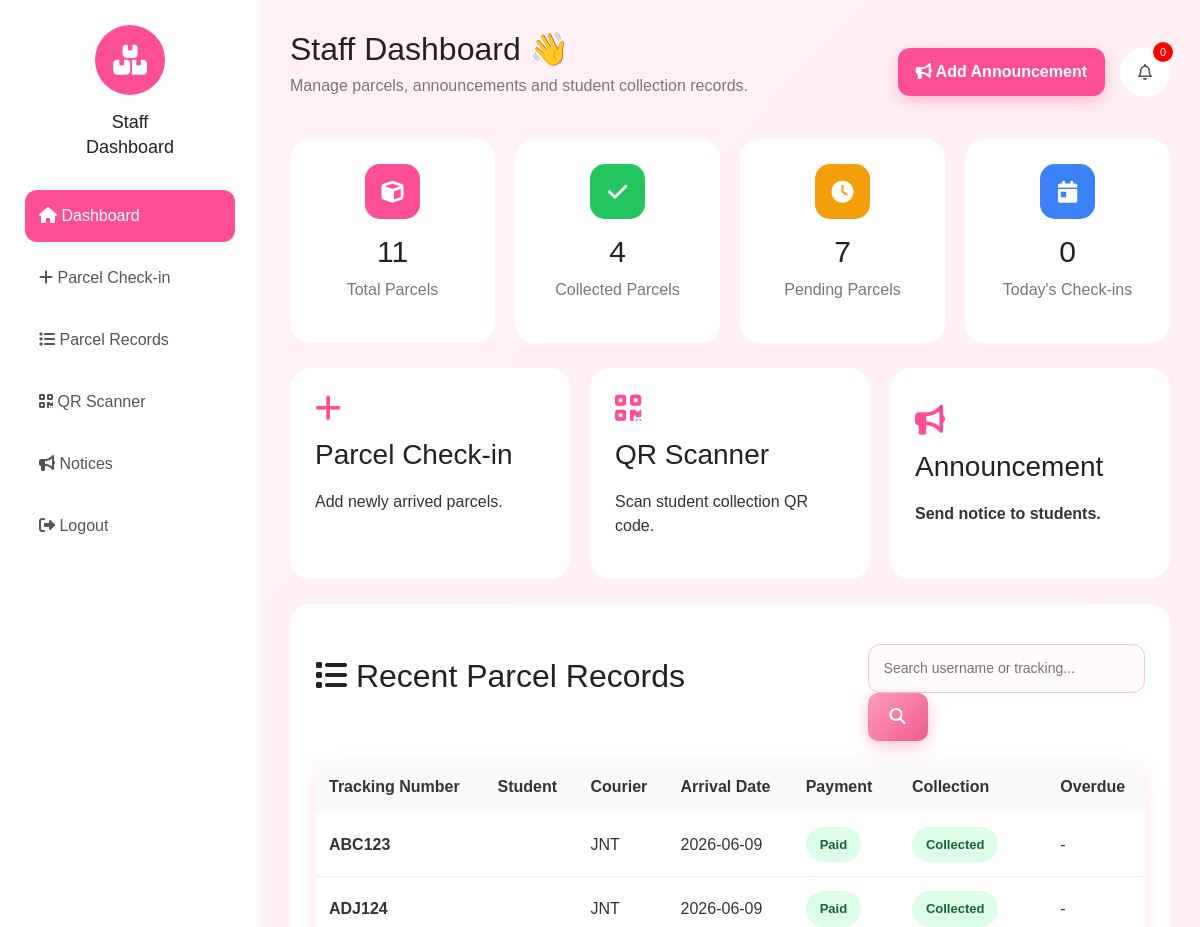
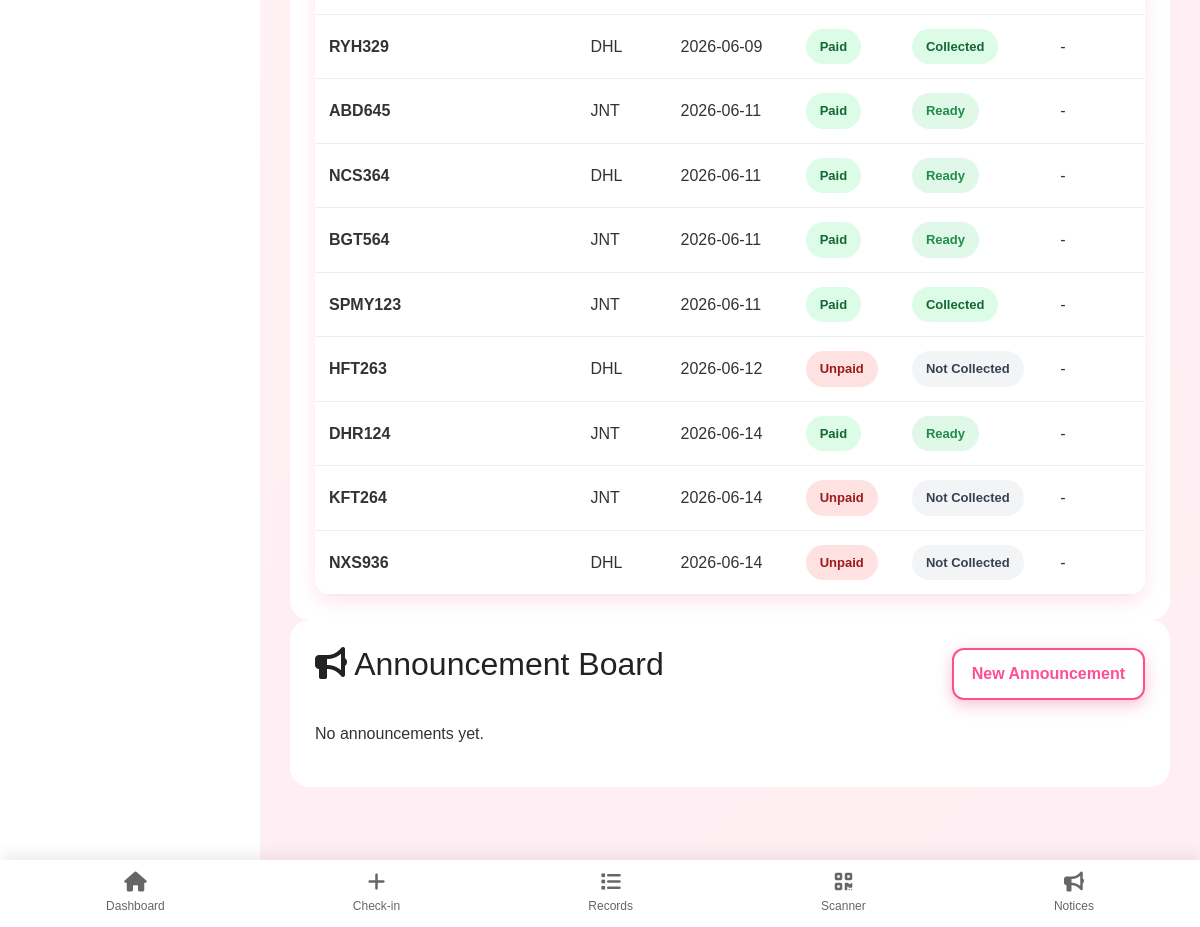
/staff/dashboard/miza, run on an earlier commit of the app's database (2 pictures, top to bottom).
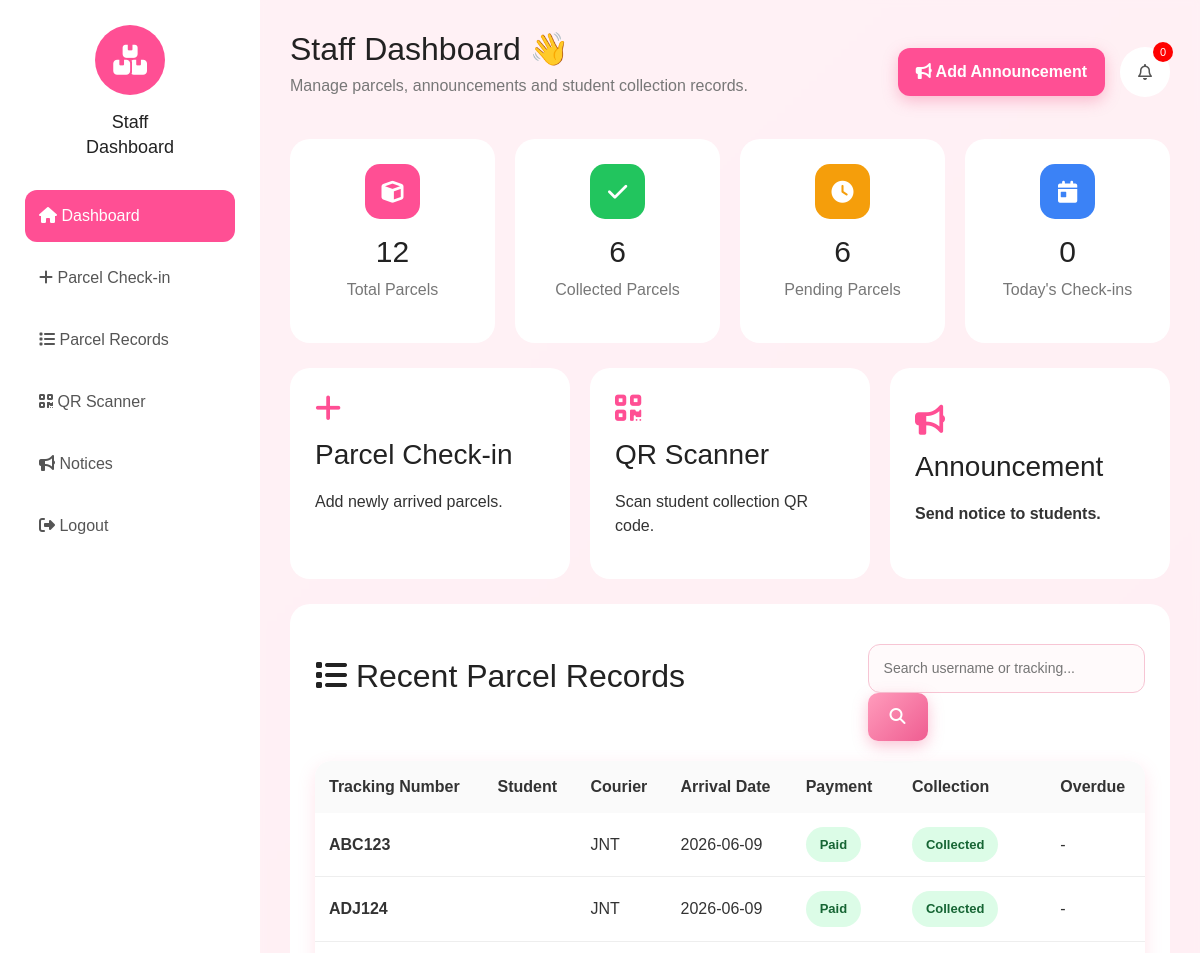
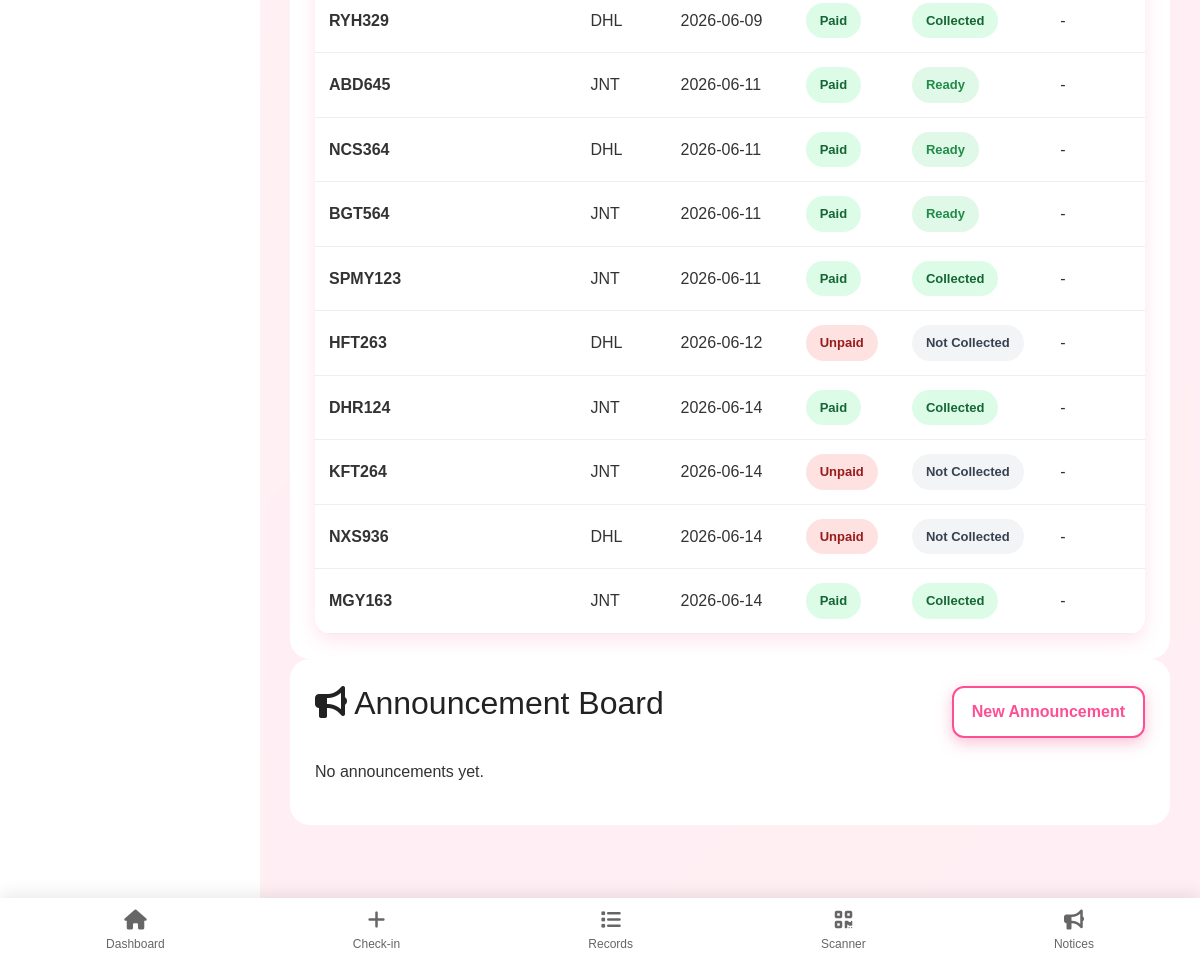
And on a later commit of the database (2 pictures, top to bottom).
### tables this page shows
CREATE TABLE parcels (
    id INTEGER PRIMARY KEY AUTOINCREMENT,
    student_username TEXT,
    tracking_number TEXT,
    courier TEXT,
    arrival_date TEXT,
    quantity INTEGER,
    payment_status TEXT DEFAULT 'Unpaid',
    collection_status TEXT DEFAULT 'Not Collected',
    qr_code TEXT, collection_date TEXT,
    FOREIGN KEY(student_username) REFERENCES students(username)
);

### app.py (the view)
@app.route('/staff/dashboard/<username>')
def staff_dashboard(username):
    conn = get_db_connection()
    parcels = conn.execute("SELECT * FROM parcels").fetchall()
    chat_messages = conn.execute(
        "SELECT * FROM chat_messages ORDER BY status='Pending' DESC, created_at DESC"
    ).fetchall()
    conn.close()
    today = date.today()
    parcel_list = []
    for parcel in parcels:
        parcel = dict(parcel)
        try:
            arrival_date = datetime.strptime(parcel['arrival_date'], "%Y-%m-%d").date()
            days_waiting = (today - arrival_date).days
        except:
            days_waiting = 0
        parcel['days_waiting'] = days_waiting
        parcel['overdue'] = days_waiting > 7 and parcel['collection_status'] != 'Collected'
        parcel_list.append(parcel)
    return render_template(
        'staff_dashboard.html',
        parcels=parcel_list,
        username=username,
        staff_username=username,
        chat_messages=chat_messages
    )

### app.py (called while the page is built)
def get_db_connection():
    conn = sqlite3.connect(DATABASE)
    conn.row_factory = sqlite3.Row
    return conn

### templates/staff_dashboard.html (shortened to what this page needs)
{% extends 'staff_base.html' %}
{% block staff_content %}
{% set total_parcels = parcels|length %}
{% set collected_parcels = parcels|selectattr('collection_status','equalto','Collected')|list|length %}
{% set pending_parcels = parcels|rejectattr('collection_status','equalto','Collected')|list|length %}
<header class="dash-header">
    <div>
        <h1>Staff Dashboard 👋</h1>
        <p>Manage parcels, announcements and student collection records.</p>
    </div>
    <div class="header-actions">
        <button class="primary-btn small-btn" onclick="openAnnouncementModal()">
            <i class="fa-solid fa-bullhorn"></i> Add Announcement
        </button>
        <a href="#announcement-section" class="top-bell">
            <i class="fa-regular fa-bell"></i>
            <span>{{ unread_count|default(0) }}</span>
        </a>
    </div>
</header>
<section class="stats-grid staff-stats">
    <div class="stat-card">
        <div class="icon pink"><i class="fa-solid fa-cube"></i></div>
        <h3>{{ total_parcels }}</h3>
        <p>Total Parcels</p>
    </div>
    <div class="stat-card">
        <div class="icon green"><i class="fa-solid fa-check"></i></div>
        <h3>{{ collected_parcels }}</h3>
        <p>Collected Parcels</p>
    </div>
    <div class="stat-card">
        <div class="icon orange"><i class="fa-solid fa-clock"></i></div>
        <h3>{{ pending_parcels }}</h3>
        <p>Pending Parcels</p>
    </div>
    <div class="stat-card">
        <div class="icon blue"><i class="fa-solid fa-calendar-day"></i></div>
        <h3>{{ today_checkins|default(0) }}</h3>
        <p>Today's Check-ins</p>
    </div>
</section>
<section class="quick-actions">
    <a href="{{ url_for('staff_checkin') }}" class="quick-card">
        <i class="fa-solid fa-plus"></i>
        <h3>Parcel Check-in</h3>
        <p>Add newly arrived parcels.</p>
    </a>
    <a href="{{ url_for('staff_qr_scan') }}" class="quick-card">
        <i class="fa-solid fa-qrcode"></i>
        <h3>QR Scanner</h3>
        <p>Scan student collection QR code.</p>
    </a>
    <button class="quick-card button-card" onclick="openAnnouncementModal()">
        <i class="fa-solid fa-bullhorn"></i>
        <h3>Announcement</h3>
        <p>Send notice to students.</p>
    </button>
</section>
<section class="glass-card parcel-section" id="recent-parcels">
    <div class="card-head">
        <h2><i class="fa-solid fa-list"></i> Recent Parcel Records</h2>
        <form method="GET" action="{{ url_for('staff_dashboard', username=staff_username) }}" class="search-box">
            <input type="text" name="search" placeholder="Search username or tracking..." value="{{ request.args.get('search','') }}">
            <button type="submit"><i class="fa-solid fa-magnifying-glass"></i></button>
        </form>
    </div>
    <div class="desktop-table">
        <table class="modern-table">
            <thead>
                <tr>
                    <th>Tracking Number</th>
                    <th>Student</th>
                    <th>Courier</th>
                    <th>Arrival Date</th>
                    <th>Payment</th>
                    <th>Collection</th>
                    <th>Overdue</th>
                </tr>
            </thead>
            <tbody>
                {% for parcel in parcels %}
                <tr>
                    <td><strong>{{ parcel.tracking_number }}</strong></td>
                    <td>{{ parcel.username }}</td>
                    <td>{{ parcel.courier }}</td>
                    <td>{{ parcel.arrival_date }}</td>
                    <td>
                        <span class="status-pill {% if parcel.payment_status == 'Paid' %}paid{% else %}unpaid{% endif %}">
                            {{ parcel.payment_status }}
                        </span>
                    </td>
                    <td>
                        <span class="status-pill {% if parcel.collection_status == 'Collected' %}paid{% elif parcel.payment_status == 'Paid' %}ready{% else %}neutral{% endif %}">
                            {% if parcel.collection_status == 'Collected' %}
                            Collected
                            {% elif parcel.payment_status == 'Paid' %}
                            Ready
                            {% else %}
                            Not Collected
                            {% endif %}
                        </span>
                    </td>
                    <td>
                        {% if parcel.overdue %}
                        <span class="status-pill overdue">Overdue</span>
                        {% else %}
                        -
                        {% endif %}
                    </td>
                </tr>
                {% else %}
                <tr>
                    <td colspan="7" class="muted">No parcel records found.</td>
                </tr>
                {% endfor %}
            </tbody>
        </table>
    </div>
</section>
<section class="glass-card notices-card full-width" id="announcement-section">
    <div class="card-head">
        <h2><i class="fa-solid fa-bullhorn"></i> Announcement Board</h2>
        <button class="outline-btn" onclick="openAnnouncementModal()">New Announcement</button>
    </div>
    {% for notice in announcements|default([]) %}
    <div class="notice-item">
        <div class="notice-icon pink"><i class="fa-solid fa-bullhorn"></i></div>
        <div>
            <strong>{{ notice.title }}</strong>
            <p>{{ notice.message }}</p>
        </div>
        <small>{{ notice.created_at }}</small>
    </div>
    {% else %}
    <p class="muted">No announcements yet.</p>
    {% endfor %}
</section>
{% endblock %}

### templates/staff_base.html (shortened to what this page needs)
{% extends 'base.html' %}
{% block content %}
<link rel="stylesheet" href="https://cdnjs.cloudflare.com/ajax/libs/font-awesome/6.5.1/css/all.min.css">
<div class="app-shell staff-shell">
    <aside class="app-sidebar desktop-only">
        <div class="brand-box">
            <div class="brand-icon"><i class="fa-solid fa-boxes-stacked"></i></div>
            <h2>Staff<br>Dashboard</h2>
        </div>
        <nav class="side-nav">
            <a class="active" href="{{ url_for('staff_dashboard', username=staff_username) }}"><i class="fa-solid fa-house"></i> Dashboard</a>
            <a href="{{ url_for('staff_checkin', username=staff_username) }}"><i class="fa-solid fa-plus"></i> Parcel Check-in</a>
            <a href="#recent-parcels"><i class="fa-solid fa-list"></i> Parcel Records</a>
            <a href="{{ url_for('staff_qr_scan', username=staff_username) }}"><i class="fa-solid fa-qrcode"></i> QR Scanner</a>
            <a href="#announcement-section"><i class="fa-solid fa-bullhorn"></i> Notices</a>
            <a href="{{ url_for('staff_login') }}"><i class="fa-solid fa-right-from-bracket"></i> Logout</a>
        </nav>
    </aside>
    <main class="app-main">
        {% block staff_content %}{% endblock %}
    </main>
    <nav class="bottom-nav mobile-only">
        <a class="active" href="{{ url_for('staff_dashboard', username=staff_username) }}"><i class="fa-solid fa-house"></i><span>Dashboard</span></a>
        <a href="{{ url_for('staff_checkin', username=staff_username) }}"><i class="fa-solid fa-plus"></i><span>Check-in</span></a>
        <a href="#recent-parcels"><i class="fa-solid fa-list"></i><span>Records</span></a>
        <a href="{{ url_for('staff_qr_scan', username=staff_username) }}"><i class="fa-solid fa-qrcode"></i><span>Scanner</span></a>
        <a href="#announcement-section"><i class="fa-solid fa-bullhorn"></i><span>Notices</span></a>
    </nav>
</div>
{% endblock %}

### templates/base.html (shortened to what this page needs)
<!DOCTYPE html>
<html lang="en">
<head>
    <link rel="stylesheet"
          href="{{ url_for('static', filename='css/dashboard-modern.css') }}">
    <link href="https://cdn.jsdelivr.net/npm/bootstrap@5.3.2/dist/css/bootstrap.min.css"
          rel="stylesheet">
    <link rel="stylesheet"
          href="https://cdn.jsdelivr.net/npm/bootstrap-icons@1.10.5/font/bootstrap-icons.css">
    <link href="https://unpkg.com/boxicons@2.1.4/css/boxicons.min.css"
          rel="stylesheet">
    <link rel="stylesheet"
          href="{{ url_for('static', filename='css/style.css') }}">
</head>
<body>
    {% block content %}{% endblock %}
</body>
</html>

### static/css/dashboard-modern.css (style rules this page uses)
:root { --primary:#ff4f94; --primary-light:#fff2f7; --secondary:#7c3aed; --success:#22c55e; --warning:#f59e0b; --danger:#ef4444; --info:#3b82f6; --white:#ffffff; --bg:#f7f8fc; --text:#222; --muted:#777; --radius:20px; --shadow:0 10px 30px rgba(0,0,0,.06); }
* { margin:0; padding:0; box-sizing:border-box; font-family:'Poppins',sans-serif; }
body { background:var(--bg); color:var(--text); }
.app-shell { display:flex; min-height:100vh; }
.app-sidebar { width:260px; background:#fff; padding:25px; box-shadow:var(--shadow); position:fixed; height:100%; overflow:auto; }
.brand-box { text-align:center; margin-bottom:30px; }
.brand-icon { width:70px; height:70px; margin:auto; border-radius:50%; background:var(--primary); color:white; display:flex; align-items:center; justify-content:center; font-size:30px; margin-bottom:15px; }
.brand-box h2 { font-size:18px; line-height:1.4; }
.side-nav { display:flex; flex-direction:column; gap:10px; }
.side-nav a { padding:14px; border-radius:12px; text-decoration:none; color:#555; font-weight:500; transition:.3s; }
.side-nav a.active { background:var(--primary); color:white; }
.app-main { margin-left:260px; width:100%; padding:30px; }
.dash-header { display:flex; justify-content:space-between; align-items:center; margin-bottom:25px; gap:20px; }
.dash-header h1 { font-size:32px; margin-bottom:6px; }
.dash-header p { color:var(--muted); }
.header-actions { display:flex; align-items:center; gap:15px; }
.top-bell { position:relative; width:50px; height:50px; border-radius:50%; background:white; display:flex; justify-content:center; align-items:center; text-decoration:none; color:#555; box-shadow:var(--shadow); }
.top-bell span { position:absolute; top:-5px; right:-3px; background:red; color:white; width:20px; height:20px; font-size:11px; border-radius:50%; display:flex; align-items:center; justify-content:center; }
.glass-card, .stat-card, .quick-card { background:white; border-radius:20px; box-shadow:var(--shadow); }
.glass-card { padding:25px; }
.card-head { display:flex; justify-content:space-between; align-items:center; margin-bottom:20px; }
.stats-grid { display:grid; grid-template-columns:repeat(4,1fr); gap:20px; margin-bottom:25px; }
.stat-card { padding:25px; text-align:center; }
.stat-card .icon { width:55px; height:55px; border-radius:15px; display:flex; align-items:center; justify-content:center; margin:auto; margin-bottom:15px; font-size:22px; color:white; }
.pink { background:#ff4f94; }
.green { background:#22c55e; }
.orange { background:#f59e0b; }
.blue { background:#3b82f6; }
.stat-card h3 { font-size:30px; margin-bottom:8px; }
.stat-card p { color:var(--muted); }
.modern-table { width:100%; border-collapse:collapse; }
.modern-table th { background:#fafafa; padding:14px; text-align:left; }
.modern-table td { padding:14px; border-bottom:1px solid #eee; }
.status-pill { padding:8px 14px; border-radius:30px; font-size:13px; font-weight:600; display:inline-block; }
.paid { background:#dcfce7; color:#166534; }
.unpaid { background:#fee2e2; color:#991b1b; }
.ready { background:#fef3c7; color:#92400e; }
.neutral { background:#f3f4f6; color:#374151; }
.primary-btn { background:var(--primary); color:white; border:none; padding:14px 22px; border-radius:12px; cursor:pointer; font-weight:600; }
.outline-btn { background:white; border:2px solid var(--primary); color:var(--primary); padding:12px 18px; border-radius:12px; cursor:pointer; }
.small-btn { padding:12px 18px; }
.quick-actions { display:grid; grid-template-columns:repeat(3,1fr); gap:20px; margin-bottom:25px; }
.quick-card { padding:25px; text-decoration:none; color:inherit; }
.quick-card i { font-size:30px; margin-bottom:15px; color:var(--primary); }
.button-card { border:none; cursor:pointer; text-align:left; }
.mobile-only { display:none; }
.bottom-nav { position:fixed; bottom:0; left:0; width:100%; background:white; display:flex; justify-content:space-around; padding:12px; box-shadow:0 -5px 15px rgba(0,0,0,.08); z-index:100; }
.bottom-nav a { text-decoration:none; color:#666; display:flex; flex-direction:column; align-items:center; font-size:12px; }
.bottom-nav i { font-size:20px; margin-bottom:5px; }
body { padding-bottom: 110px; }
.bottom-nav { position: fixed; bottom: 0; z-index: 1000; }

What changed in the data, as far as the page shows it:
changed parcels "DHR124": collection_status "Ready" → "Collected"
added parcels: tracking_number "MGY163", courier "JNT", arrival_date "2026-06-14", payment_status "Paid", collection_status "Collected"
Also different on the page:
{{ total_parcels }}: "11" → "12"
{{ collected_parcels }}: "4" → "6"
{{ pending_parcels }}: "7" → "6"
